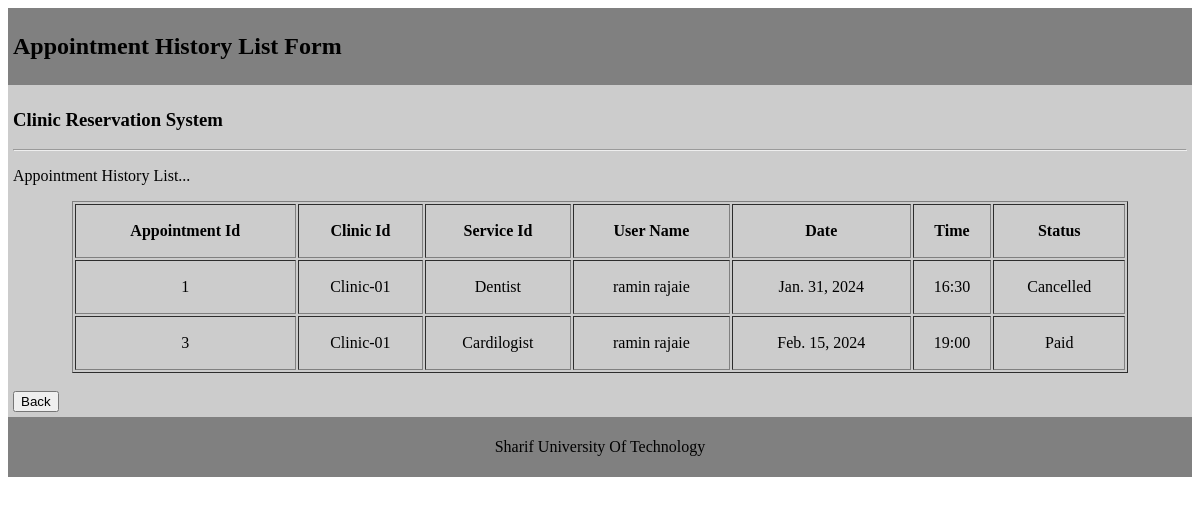
Screenshot of /clinicsystem/appointment_history_list/ with the database file from the repository.
### clinicsystem/models.py (models this page shows, shortened)
class Appointment(models.Model):
    AppointmentId = models.AutoField(primary_key=True, null=False, blank=False)
    ClinicId = models.ForeignKey(Clinic, on_delete=models.CASCADE)
    ServiceId = models.ForeignKey(Service, on_delete=models.CASCADE)
    UserName = models.ForeignKey(User, on_delete=models.CASCADE)
    Date = models.DateField(null=False, blank=False)
    Time = models.CharField(max_length=10, choices=[('16:00','16:00'), ('16:30','16:30'), ('17:00', '17:00'), ('17:30', '17:30'), ('18:00', '18:00'), ('18:30', '18:30'), ('19:00', '19:00')], default='16:00')
    Status = models.CharField(max_length=10, choices=[('Booked','Booked'), ('Cancelled','Cancelled'), ('Paid','Paid')], default='Booked')

class Clinic(models.Model):
    ClinicId = models.AutoField(primary_key=True, null=False, blank=False)
    Name = models.CharField(max_length=50, null=False, blank=False)
    Address = models.CharField(max_length=255, null=False, blank=False)
    Contact = models.CharField(max_length=50, null=False, blank=False)
    Availability = models.BooleanField(default=False, null=False, blank=False)
    def __str__(self):
        return self.Name

class Service(models.Model):
    ServiceId = models.AutoField(primary_key=True, null=False, blank=False)
    ClinicId = models.ForeignKey(Clinic, on_delete=models.CASCADE)
    Name = models.CharField(max_length=50, null=False, blank=False)
    Price = models.PositiveIntegerField(default=0, null=False, blank=False)
    def __str__(self):
        return self.Name

class User(models.Model):
    UserName = models.CharField(max_length=50, null=False, blank=False, primary_key=True)
    Name = models.CharField(max_length=50, null=False, blank=False)
    EMail = models.EmailField(max_length=255, null=False, blank=False)
    Password = models.CharField(max_length=50, null=False, blank=False)
    UserType = models.CharField(max_length=10, choices=[('Patient', 'Patient'), ('Staff', 'Staff')], default='Patient')
    IsLogin = models.BooleanField(default=False, null=False, blank=False)
    def __str__(self):
        return self.Name

### clinicsystem/views.py (the view)
# urls.py: path('clinicsystem/appointment_history_list/', views.appointmentHistoryListView),
def appointmentHistoryListView(request):
  appointmentList = models.Appointment.objects.all().filter(Status='Cancelled')
  appointmentList = appointmentList | models.Appointment.objects.all().filter(Status__icontains='Paid')
  return render(request, 'appointment_history_list.html', {'appointmentList':appointmentList})

### clinicsystem/templates/appointment_history_list.html (shortened to what this page needs)
<!DOCTYPE html>
<html>
<head>
</head>
<body>
    <div id="header">
        <h2>Appointment History List Form</h2>
    </div>
    <div id="body">
        <h3>Clinic Reservation System</h3>
        <hr>
        <p>Appointment History List...</p>
        <table align="center" width="90%" border="1px solid black">
            <tr>
                <th>
                    <p>Appointment Id
                </th>
                <th>
                    <p>Clinic Id
                </th>
                <th>
                    <p>Service Id
                </th>
                <th>
                    <p>User Name
                </th>
                <th>
                    <p>Date
                </th>
                <th>
                    <p>Time
                </th>
                <th>
                    <p>Status
                </th>
            </tr>
            {% for appointment in appointmentList %}
            <tr align="center">
                <td>{{ appointment.AppointmentId }}</td>
                <td>
                    <p>{{ appointment.ClinicId }}</p>
                </td>
                <td>
                    <p>{{ appointment.ServiceId }}</p>
                </td>
                <td>
                    <p>{{ appointment.UserName }}</p>
                </td>
                <td>
                    <p>{{ appointment.Date }}</p>
                </td>
                <td>
                    <p>{{ appointment.Time }}</p>
                </td>
                <td>
                    <p>{{ appointment.Status }}</p>
                </td>
            </tr>
            {% endfor %}
        </table>
        <br>
        <button onclick="history.back();">Back</button>
    </div>
    <div id="footer">
        <p>Sharif University Of Technology</p>
    </div>
</body>
</html>

### clinicsystem/templates/appointment_history_list.html (style rules this page uses)
#header { background-color: gray; padding: 5px; }
#footer { background-color: grey; padding: 5px; text-align: center; }
#body { background-color: #cccccc; padding: 5px; }

### rows the page displays
Appointment: AppointmentId "1", ClinicId "Clinic-01", ServiceId "Dentist", UserName "ramin rajaie", Date "Jan. 31, 2024", Time "16:30", Status "Cancelled"
Appointment: AppointmentId "3", ClinicId "Clinic-01", ServiceId "Cardilogist", UserName "ramin rajaie", Date "Feb. 15, 2024", Time "19:00", Status "Paid"
